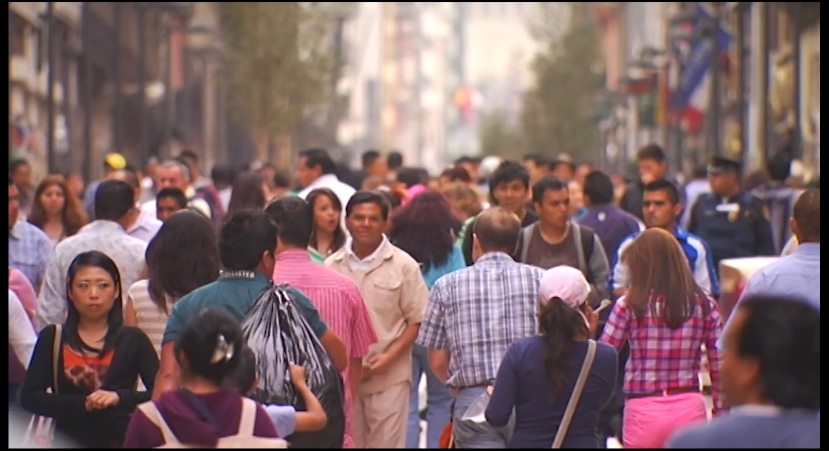
#> input picture data/input.png, 1657 x 902 px, given in place of sample_video.mp4, which was not available (shown at 1/2 size)
$ python generate_figures.py
#> lines starting #> are read from the running program, lines starting #| are printed output that depends on the picture; pictures that were not available may be replaced by others from this repository, and a replacement may not be noted
import cv2
import os
import matplotlib.pyplot as plt
import numpy as np

def generate_intermediate_frames():
    images_dir = os.path.join("docs", "images")
    os.makedirs(images_dir, exist_ok=True)

    input_path = os.path.normpath("data/sample_video.mp4")
    cap = cv2.VideoCapture(input_path)

    if not cap.isOpened():
        print(f"Could not open {input_path}")
        return

    # Extract frame 300
    target_frame = 300
    cap.set(cv2.CAP_PROP_POS_FRAMES, target_frame)
    ret, frame = cap.read()
#> frame is the input picture: shape (902, 1657, 3); mean B, G, R 103.7, 101.6, 127.7
    if not ret:
        return
    cap.release()

    # 1. Grayscale
    gray = cv2.cvtColor(frame, cv2.COLOR_BGR2GRAY)
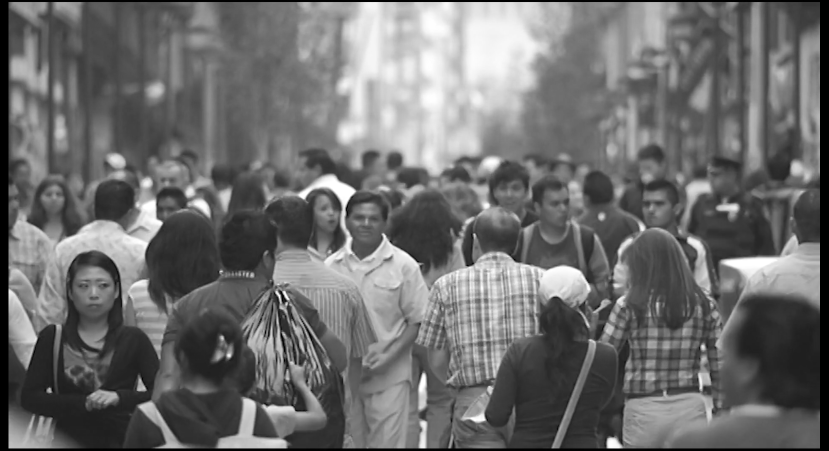
#> gray: shape (902, 1657) (shown at 1/2 size); min 0, max 255, mean 109.6
    cv2.imwrite(os.path.join(images_dir, "gray_sample.jpg"), gray)

    # 2. Blurred
    blurred = cv2.GaussianBlur(gray, (5, 5), 0)
    cv2.imwrite(os.path.join(images_dir, "blurred_sample.jpg"), blurred)

    # 3. CLAHE
    clahe = cv2.createCLAHE(clipLimit=2.0, tileGridSize=(8, 8))
    enhanced = clahe.apply(blurred)
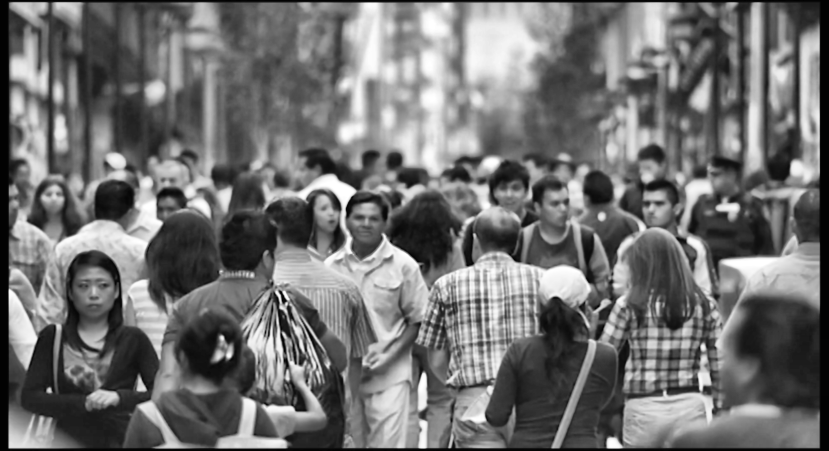
#> enhanced: shape (902, 1657) (shown at 1/2 size); min 2, max 255, mean 112.6
    cv2.imwrite(os.path.join(images_dir, "clahe_sample.jpg"), enhanced)

    # 4. Canny Edges
    edges = cv2.Canny(enhanced, 50, 150)
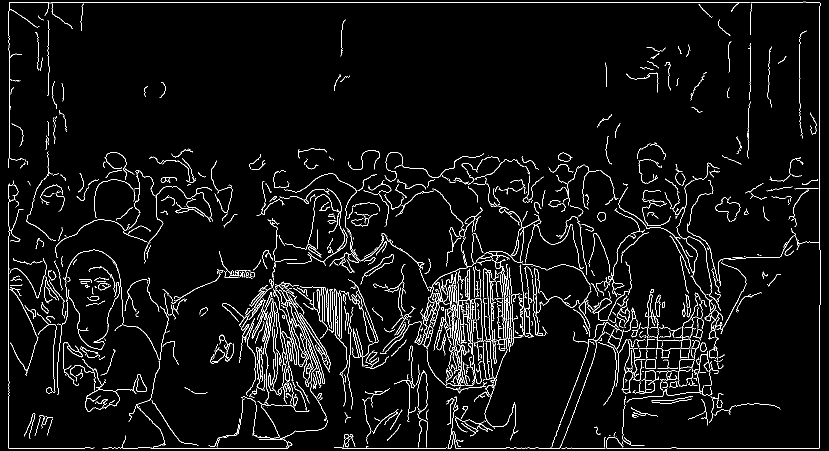
#> edges: shape (902, 1657) (shown at 1/2 size); 4.3% white in thin lines or dots
    cv2.imwrite(os.path.join(images_dir, "edges_sample.jpg"), edges)

    print("Intermediate CV frames generated.")

def generate_metrics_graph():
    images_dir = os.path.join("docs", "images")
    os.makedirs(images_dir, exist_ok=True)

    # Data from processing_summary.md
    frames = [100, 200, 300, 400, 500]
    detections = [90, 28, 19, 28, 29]
    active_tracks = [167, 109, 87, 101, 97]
    elapsed = [654.86, 1297.84, 1940.32, 2581.84, 3223.93]

    # Plot 1: Detections and Tracks over time
    plt.figure(figsize=(10, 5))
    plt.plot(frames, active_tracks, marker='o', linestyle='-', color='b', label='Active Tracks')
    plt.plot(frames, detections, marker='s', linestyle='--', color='r', label='New Detections per Frame')
    plt.title("Object Tracking Metrics over Time")
    plt.xlabel("Frame Number")
    plt.ylabel("Count")
    plt.grid(True, alpha=0.3)
    plt.legend()
    plt.tight_layout()
    plt.savefig(os.path.join(images_dir, "tracking_metrics.png"), dpi=300)
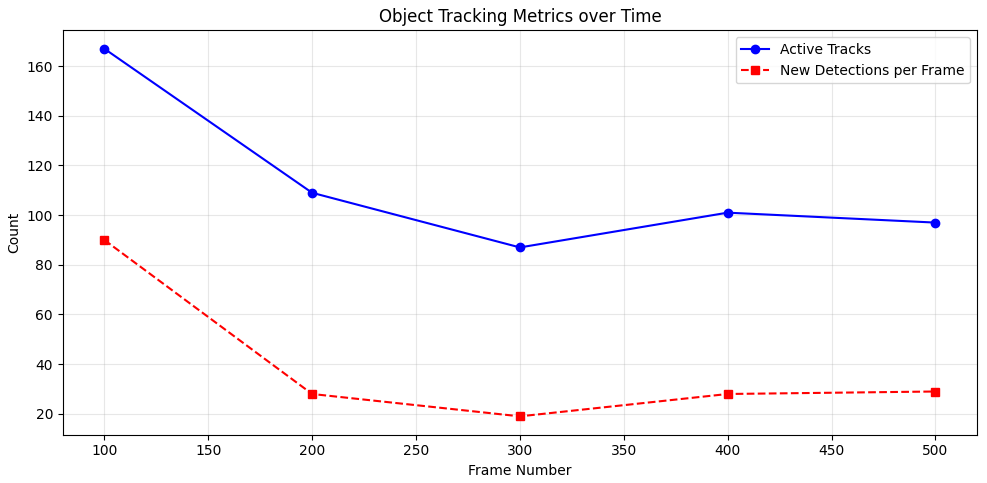
#> figure drawn by matplotlib, 1 panel
    plt.close()

    # Plot 2: Processing Time
    plt.figure(figsize=(10, 5))
    plt.plot(frames, elapsed, marker='^', linestyle='-', color='g', label='Cumulative Processing Time (s)')
    plt.fill_between(frames, elapsed, color='g', alpha=0.1)
    plt.title("Pipeline Computational Cost (Elapsed Time)")
    plt.xlabel("Frame Number")
    plt.ylabel("Time (seconds)")
    plt.grid(True, alpha=0.3)
    plt.legend()
    plt.tight_layout()
    plt.savefig(os.path.join(images_dir, "processing_time.png"), dpi=300)
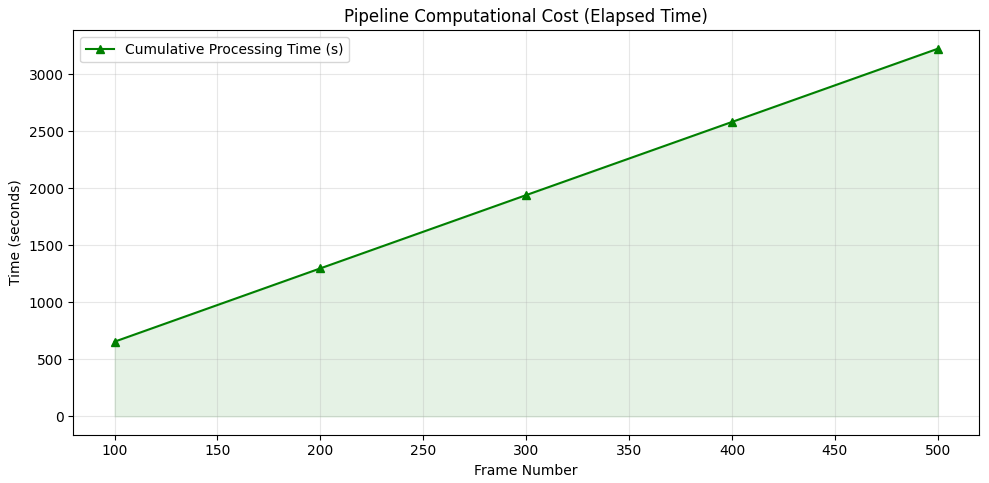
#> figure drawn by matplotlib, 1 panel
    plt.close()

    print("Metrics graphs generated.")

if __name__ == "__main__":
    generate_intermediate_frames()
    generate_metrics_graph()
